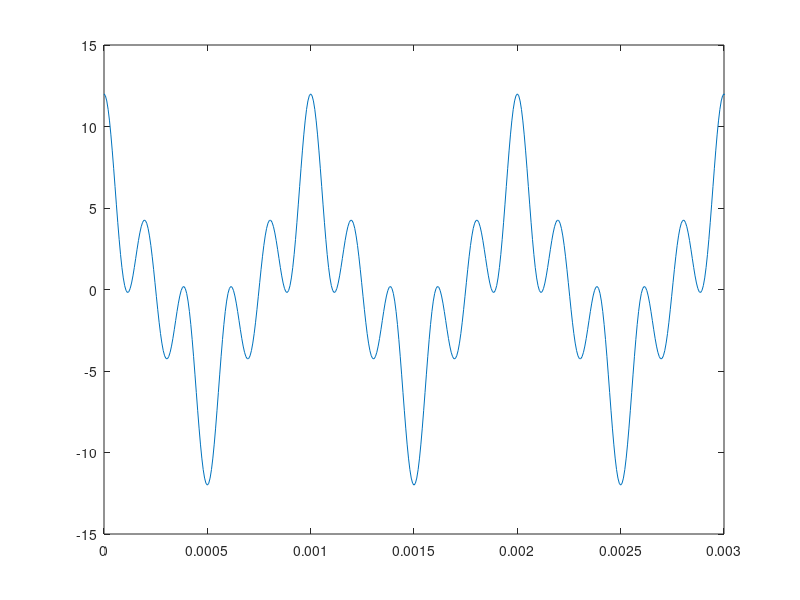
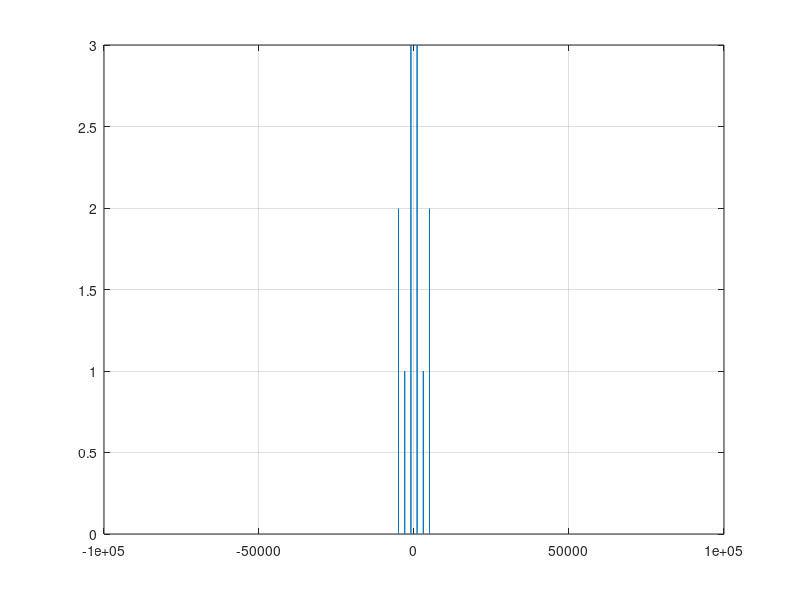

Write MATLAB code to recreate these figures, in order.
clc
clear all
close all

pkg load signal;

A1 = 6;
A2 = 2;
A3 = 4;

f1 = 1000;
f2 = 3000;
f3 = 5000;

fs = 50*f2;
Ts = 1/fs;
T = 1/f1;

t_final = 2
t = [0:Ts:t_final];

x1_t = A1*cos(2*pi*f1*t);
x2_t = A2*cos(2*pi*f2*t);
x3_t = A3*cos(2*pi*f3*t);



s_t = x1_t + x2_t + x3_t;

%Transformando no Dominio da Frequencia
X_f = fft(s_t)/length(s_t);
X_f = fftshift(X_f);
passo_f = 1/t_final;
f = [-fs/2:passo_f:fs/2];

% Plot no Dominio do tempo
figure(1)
plot(t,s_t)
xlim([0 3*T])

% Plot no Dominio da Frequencia
figure(2)
plot(f,abs(X_f))
grid on

Pot_media_s = norm(s_t)

